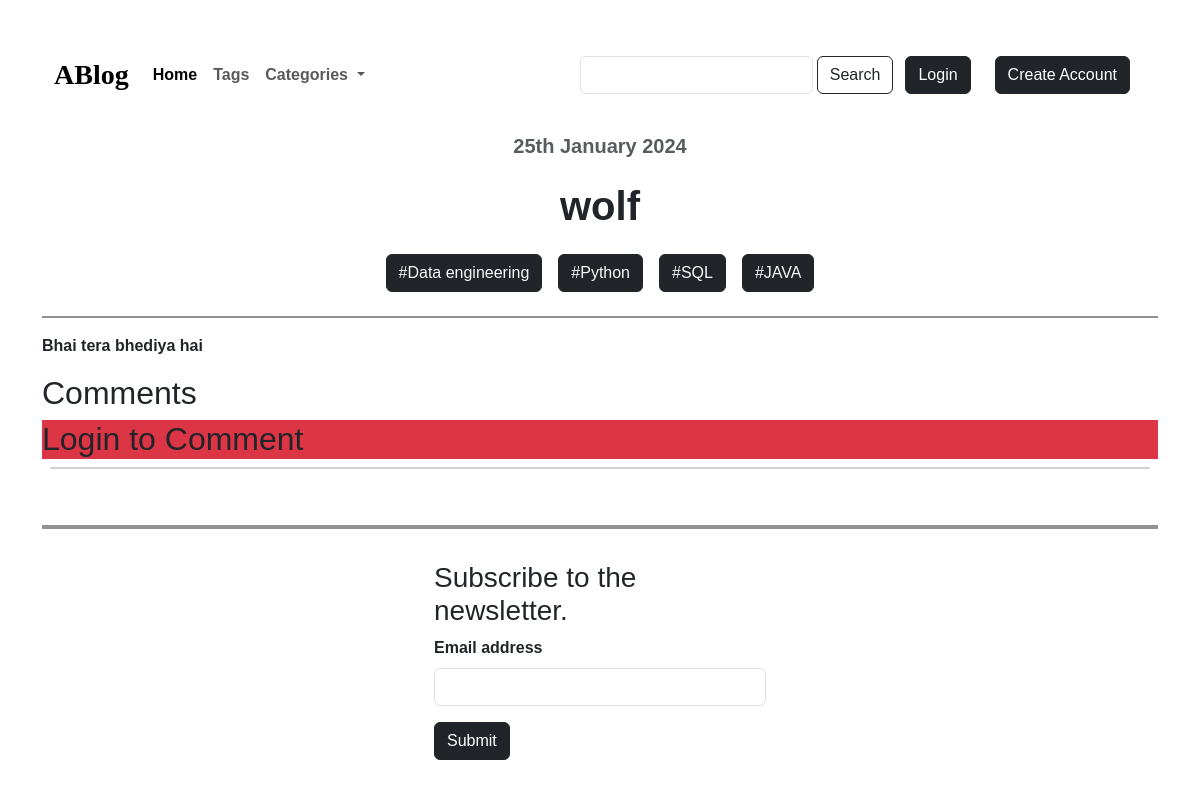
Screenshot of /15/ with the database file from the repository.
### posts/models.py (models this page shows, shortened)
class Post(models.Model):
    post_title = models.CharField(max_length=60)
    post_content = models.TextField()
    published_date = models.DateField(auto_now=True)
    tags = models.ManyToManyField(Tag)
    post_image = models.ImageField(upload_to='post',default='post/1.png')

class Tag(models.Model):  ##manytomany
    name = models.CharField(max_length=50)
    def __str__(self):      ##This one is to make the content visible inside admin app
        return self.name

### posts/views.py (the view, shortened to what this page needs)
# urls.py: path('<int:id>/',views.post, name='post'),
def post(request, id):
    post = get_object_or_404(Post,id=id)
    form = CommentForm()
    return render(request,"posts/post.html",{'post_dict':post,'form':form,'comments':post.comment_set.all()})

### posts/forms.py
class CommentForm(forms.ModelForm):
    class Meta:
        model = Comment
        exclude = ['post','user']
        widgets = {
        'comment':forms.Textarea(attrs={'class':'form-control'})
        }

### posts/templates/posts/post.html (shortened to what this page needs)
{% extends "base.html" %}
{% block body %}
<div class="content d-flex flex-column">
    <div class="h5 text-center text-body-secondary">25th January 2024</div>
    <h1 class="text-center fs-1 fw-bold my-3">{{ post_dict.post_title }}</h1>
    <div class="d-flex justify-content-center align-items-center flex-wrap ">
        {% for tag in post_dict.tags.all %}
        <a href="{% url "tag" tag.id %}" class="btn btn-dark opacity-70 text-light m-2">#{{tag}}</a>
        {% endfor %}
    </div>
    <hr class="border border-dark border-1 opacity-50">
    <p>{{ post_dict.post_content }}</p>
</div>
<h2>Comments</h2>
{% if user.is_authenticated %}
<form method="POST">
    {% csrf_token %}
    {{ form }}
    <button type="submit" class="btn btn-primary">Comment</button>
</form>
{% else %}
<h2 class="bg-danger">Login to Comment</h2>
{% endif %}
<div class="card m-2">
</div>
{% endblock body %}

### templates/base.html (shortened to what this page needs)
<!doctype html>
<html lang="en">
<head>
    <link href="https://cdn.jsdelivr.net/npm/bootstrap@5.3.2/dist/css/bootstrap.min.css" rel="stylesheet"
>
</head>
<body>
    <div class="container py-3">
        <nav class="navbar navbar-expand-lg bg-body-light my-3">
            <div class="container-fluid">
                <a class="navbar-brand fw-bold fs-3" href="#" style='font-family:"sans-serif"'>ABlog</a>
                <div class="collapse navbar-collapse" id="navbarSupportedContent">
                    <ul class="navbar-nav me-auto mb-2 mb-lg-0">
                        <li class="nav-item">
                            <a class="nav-link active" aria-current="page" href="#">Home</a>
                        </li>
                        <li class="nav-item">
                            <a class="nav-link" href="#">Tags</a>
                        </li>
                        <li class="nav-item dropdown">
                            <a class="nav-link dropdown-toggle" href="#" role="button" data-bs-toggle="dropdown"
                                aria-expanded="false">
                                Categories
                            </a>
                        </li>
                    </ul>
                    <form class="d-flex m-1" action="{% url "search" %}" method>
                        <input class='form-control me-1' type='text' name="query"/>
                        <button class='btn btn-outline-dark'>Search</button>
                    </form>
                    {% if not user.is_authenticated %}
                        <a href="{% url "login" %}" class="btn btn-dark m-2">Login</a>
                        <a href="{% url "register" %}" class="btn btn-dark m-3">Create Account</a>
                    {% else %}
                    <h2 style='font-size:20px;margin:5px'>{{user}}</h2>
                    <form action='{% url "logout" %}' method="POST">
                        {% csrf_token %}
                        <input type="submit" class="btn btn-dark m-3" value="Logout">
                    </form>
                    {% endif %}
                </div>
            </div>
        </nav>
{% block body %}
{% endblock body %}
    </div>
    <footer class="container py-3">
        <hr class="border border-dark border-2 opacity-50">
        <div class="row d-flex justify-content-center">
            <div class="col-md-4 col-md-offset-4">
                <form class="container my-3">
                    <div class="mb-3">
                        <h3 id="emailHelp" class="">Subscribe to the newsletter.</h3>
                        <label for="exampleInputEmail1" class="form-label">Email address</label>
                        <input type="email" class="form-control" id="exampleInputEmail1" aria-describedby="emailHelp">
                    </div>
                    <button type="submit" class="btn btn-dark">Submit</button>
                </form>
            </div>
        </div>
    </footer>
</body>
</html>

### templates/base.html (style rules this page uses)
nav form { font-family: sans-serif; }
nav a { font-family: sans-serif; }
.container { font-family: sans-serif; }
.container div, h1 { font-family: sans-serif; font-weight: 600; }

### rows the page displays
Post: post_title "wolf", post_content "Bhai tera bhediya hai"
Tag: name "Data engineering"
Tag: name "Python"
Tag: name "SQL"
Tag: name "JAVA"
